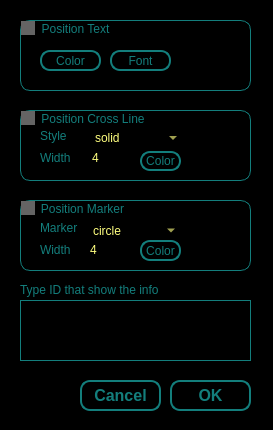
<?xml version="1.0" encoding="UTF-8"?>
<ui version="4.0">
 <class>phero_bg_info_setting</class>
 <widget class="QWidget" name="phero_bg_info_setting">
  <property name="geometry">
   <rect>
    <x>0</x>
    <y>0</y>
    <width>273</width>
    <height>430</height>
   </rect>
  </property>
  <property name="windowTitle">
   <string>Form</string>
  </property>
  <property name="styleSheet">
   <string notr="true">background-color: rgb(0, 0, 0);
color: rgb(19, 126, 124);</string>
  </property>
  <widget class="QGroupBox" name="groupBox_pos_text">
   <property name="geometry">
    <rect>
     <x>20</x>
     <y>20</y>
     <width>231</width>
     <height>71</height>
    </rect>
   </property>
   <property name="styleSheet">
    <string notr="true">QGroupBox::indicator:unchecked{
	border: 1px solid rgb(100,100,100);
	background-color:rgb(100,100,100);
}
QGroupBox{
	border: 1px solid rgb(19, 126, 124);
	border-radius:10px;
}
</string>
   </property>
   <property name="title">
    <string>Position Text</string>
   </property>
   <property name="flat">
    <bool>false</bool>
   </property>
   <property name="checkable">
    <bool>true</bool>
   </property>
   <property name="checked">
    <bool>false</bool>
   </property>
   <widget class="QPushButton" name="pb_pos_text_color">
    <property name="geometry">
     <rect>
      <x>20</x>
      <y>30</y>
      <width>61</width>
      <height>21</height>
     </rect>
    </property>
    <property name="styleSheet">
     <string notr="true">border: 2px solid rgb(19, 126, 124);
border-radius:10px;</string>
    </property>
    <property name="text">
     <string>Color</string>
    </property>
   </widget>
   <widget class="QPushButton" name="pb_pos_text_font">
    <property name="geometry">
     <rect>
      <x>90</x>
      <y>30</y>
      <width>61</width>
      <height>21</height>
     </rect>
    </property>
    <property name="styleSheet">
     <string notr="true">border: 2px solid rgb(19, 126, 124);
border-radius:10px;</string>
    </property>
    <property name="text">
     <string>Font</string>
    </property>
   </widget>
   <widget class="QLabel" name="lv_pos_text">
    <property name="geometry">
     <rect>
      <x>170</x>
      <y>10</y>
      <width>51</width>
      <height>51</height>
     </rect>
    </property>
    <property name="text">
     <string/>
    </property>
   </widget>
  </widget>
  <widget class="QGroupBox" name="groupBox_pos_cline">
   <property name="geometry">
    <rect>
     <x>20</x>
     <y>110</y>
     <width>231</width>
     <height>71</height>
    </rect>
   </property>
   <property name="styleSheet">
    <string notr="true">QGroupBox::indicator:unchecked{
	border: 1px solid rgb(100,100,100);
	background-color:rgb(100,100,100);
}
QGroupBox{
	border: 1px solid rgb(19, 126, 124);
	border-radius:10px;
}
</string>
   </property>
   <property name="title">
    <string>Position Cross Line</string>
   </property>
   <property name="flat">
    <bool>false</bool>
   </property>
   <property name="checkable">
    <bool>true</bool>
   </property>
   <property name="checked">
    <bool>false</bool>
   </property>
   <widget class="QSpinBox" name="sb_pos_line_width">
    <property name="geometry">
     <rect>
      <x>70</x>
      <y>40</y>
      <width>41</width>
      <height>16</height>
     </rect>
    </property>
    <property name="styleSheet">
     <string notr="true">border: 2px soild rgb(19, 126, 124);
color: rgb(255, 255, 127);
</string>
    </property>
    <property name="maximum">
     <number>100</number>
    </property>
    <property name="value">
     <number>4</number>
    </property>
    <property name="displayIntegerBase">
     <number>10</number>
    </property>
   </widget>
   <widget class="QLabel" name="label_11">
    <property name="geometry">
     <rect>
      <x>20</x>
      <y>40</y>
      <width>41</width>
      <height>16</height>
     </rect>
    </property>
    <property name="text">
     <string>Width</string>
    </property>
   </widget>
   <widget class="QPushButton" name="pb_pos_line_color">
    <property name="geometry">
     <rect>
      <x>120</x>
      <y>41</y>
      <width>41</width>
      <height>20</height>
     </rect>
    </property>
    <property name="styleSheet">
     <string notr="true">border: 2px solid rgb(19, 126, 124);
border-radius:10px;</string>
    </property>
    <property name="text">
     <string>Color</string>
    </property>
   </widget>
   <widget class="QLabel" name="lv_pos_line">
    <property name="geometry">
     <rect>
      <x>170</x>
      <y>10</y>
      <width>51</width>
      <height>51</height>
     </rect>
    </property>
    <property name="text">
     <string/>
    </property>
   </widget>
   <widget class="QLabel" name="label_15">
    <property name="geometry">
     <rect>
      <x>20</x>
      <y>18</y>
      <width>41</width>
      <height>16</height>
     </rect>
    </property>
    <property name="text">
     <string>Style</string>
    </property>
   </widget>
   <widget class="QComboBox" name="cb_pos_line_style">
    <property name="geometry">
     <rect>
      <x>70</x>
      <y>18</y>
      <width>91</width>
      <height>20</height>
     </rect>
    </property>
    <property name="styleSheet">
     <string notr="true">border: 2px soild rgb(19, 126, 124);
color: rgb(255, 255, 127);
</string>
    </property>
    <property name="currentIndex">
     <number>0</number>
    </property>
    <item>
     <property name="text">
      <string>solid</string>
     </property>
    </item>
    <item>
     <property name="text">
      <string>dashed</string>
     </property>
    </item>
    <item>
     <property name="text">
      <string>dotted</string>
     </property>
    </item>
   </widget>
  </widget>
  <widget class="QGroupBox" name="groupBox_pos_marker">
   <property name="geometry">
    <rect>
     <x>20</x>
     <y>200</y>
     <width>231</width>
     <height>71</height>
    </rect>
   </property>
   <property name="styleSheet">
    <string notr="true">QGroupBox::indicator:unchecked{
	border: 1px solid rgb(100,100,100);
	background-color:rgb(100,100,100);
}
QGroupBox{
	border: 1px solid rgb(19, 126, 124);
	border-radius:10px;
}
</string>
   </property>
   <property name="title">
    <string>Position Marker</string>
   </property>
   <property name="flat">
    <bool>false</bool>
   </property>
   <property name="checkable">
    <bool>true</bool>
   </property>
   <property name="checked">
    <bool>false</bool>
   </property>
   <widget class="QComboBox" name="cb_pos_marker">
    <property name="geometry">
     <rect>
      <x>68</x>
      <y>20</y>
      <width>91</width>
      <height>21</height>
     </rect>
    </property>
    <property name="styleSheet">
     <string notr="true">border: 2px soild rgb(19, 126, 124);
color: rgb(255, 255, 127);
</string>
    </property>
    <property name="currentIndex">
     <number>0</number>
    </property>
    <item>
     <property name="text">
      <string>circle</string>
     </property>
    </item>
    <item>
     <property name="text">
      <string>square</string>
     </property>
    </item>
    <item>
     <property name="text">
      <string>triangle</string>
     </property>
    </item>
   </widget>
   <widget class="QLabel" name="label_12">
    <property name="geometry">
     <rect>
      <x>20</x>
      <y>20</y>
      <width>41</width>
      <height>16</height>
     </rect>
    </property>
    <property name="text">
     <string>Marker</string>
    </property>
   </widget>
   <widget class="QPushButton" name="pb_pos_marker_color">
    <property name="geometry">
     <rect>
      <x>120</x>
      <y>40</y>
      <width>41</width>
      <height>21</height>
     </rect>
    </property>
    <property name="styleSheet">
     <string notr="true">border: 2px solid rgb(19, 126, 124);
border-radius:10px;</string>
    </property>
    <property name="text">
     <string>Color</string>
    </property>
   </widget>
   <widget class="QLabel" name="lv_pos_marker">
    <property name="geometry">
     <rect>
      <x>170</x>
      <y>10</y>
      <width>51</width>
      <height>51</height>
     </rect>
    </property>
    <property name="text">
     <string/>
    </property>
   </widget>
   <widget class="QLabel" name="label_13">
    <property name="geometry">
     <rect>
      <x>20</x>
      <y>42</y>
      <width>41</width>
      <height>16</height>
     </rect>
    </property>
    <property name="text">
     <string>Width</string>
    </property>
   </widget>
   <widget class="QSpinBox" name="sb_pos_marker_width">
    <property name="geometry">
     <rect>
      <x>68</x>
      <y>42</y>
      <width>41</width>
      <height>16</height>
     </rect>
    </property>
    <property name="styleSheet">
     <string notr="true">border: 2px soild rgb(19, 126, 124);
color: rgb(255, 255, 127);
</string>
    </property>
    <property name="maximum">
     <number>100</number>
    </property>
    <property name="value">
     <number>4</number>
    </property>
    <property name="displayIntegerBase">
     <number>10</number>
    </property>
   </widget>
  </widget>
  <widget class="QPushButton" name="pb_ok">
   <property name="geometry">
    <rect>
     <x>170</x>
     <y>380</y>
     <width>81</width>
     <height>31</height>
    </rect>
   </property>
   <property name="font">
    <font>
     <family>Arial</family>
     <pointsize>12</pointsize>
     <weight>75</weight>
     <bold>true</bold>
    </font>
   </property>
   <property name="styleSheet">
    <string notr="true">border: 2px solid rgb(19, 126, 124);
border-radius:10px;</string>
   </property>
   <property name="text">
    <string>OK</string>
   </property>
  </widget>
  <widget class="QPushButton" name="pb_cancel">
   <property name="geometry">
    <rect>
     <x>80</x>
     <y>380</y>
     <width>81</width>
     <height>31</height>
    </rect>
   </property>
   <property name="font">
    <font>
     <family>Arial</family>
     <pointsize>12</pointsize>
     <weight>75</weight>
     <bold>true</bold>
    </font>
   </property>
   <property name="styleSheet">
    <string notr="true">border: 2px solid rgb(19, 126, 124);
border-radius:10px;</string>
   </property>
   <property name="text">
    <string>Cancel</string>
   </property>
  </widget>
  <widget class="QLabel" name="label_14">
   <property name="geometry">
    <rect>
     <x>20</x>
     <y>280</y>
     <width>231</width>
     <height>20</height>
    </rect>
   </property>
   <property name="text">
    <string>Type ID that show the info</string>
   </property>
  </widget>
  <widget class="QTextEdit" name="te_select_id">
   <property name="geometry">
    <rect>
     <x>20</x>
     <y>300</y>
     <width>231</width>
     <height>61</height>
    </rect>
   </property>
   <property name="font">
    <font>
     <pointsize>12</pointsize>
    </font>
   </property>
   <property name="toolTip">
    <string>&lt;html&gt;&lt;head/&gt;&lt;body&gt;&lt;p&gt;Define robot &lt;span style=&quot; font-weight:600;&quot;&gt;ID,&lt;/span&gt;&lt;span style=&quot; font-style:italic;&quot;&gt;e.g.: 0,1,2,all&lt;/span&gt;&lt;/p&gt;&lt;/body&gt;&lt;/html&gt;</string>
   </property>
   <property name="styleSheet">
    <string notr="true">border:1px solid rgb(19, 126, 124);
color:rgb(255, 255, 127)</string>
   </property>
  </widget>
 </widget>
 <resources/>
 <connections/>
</ui>
